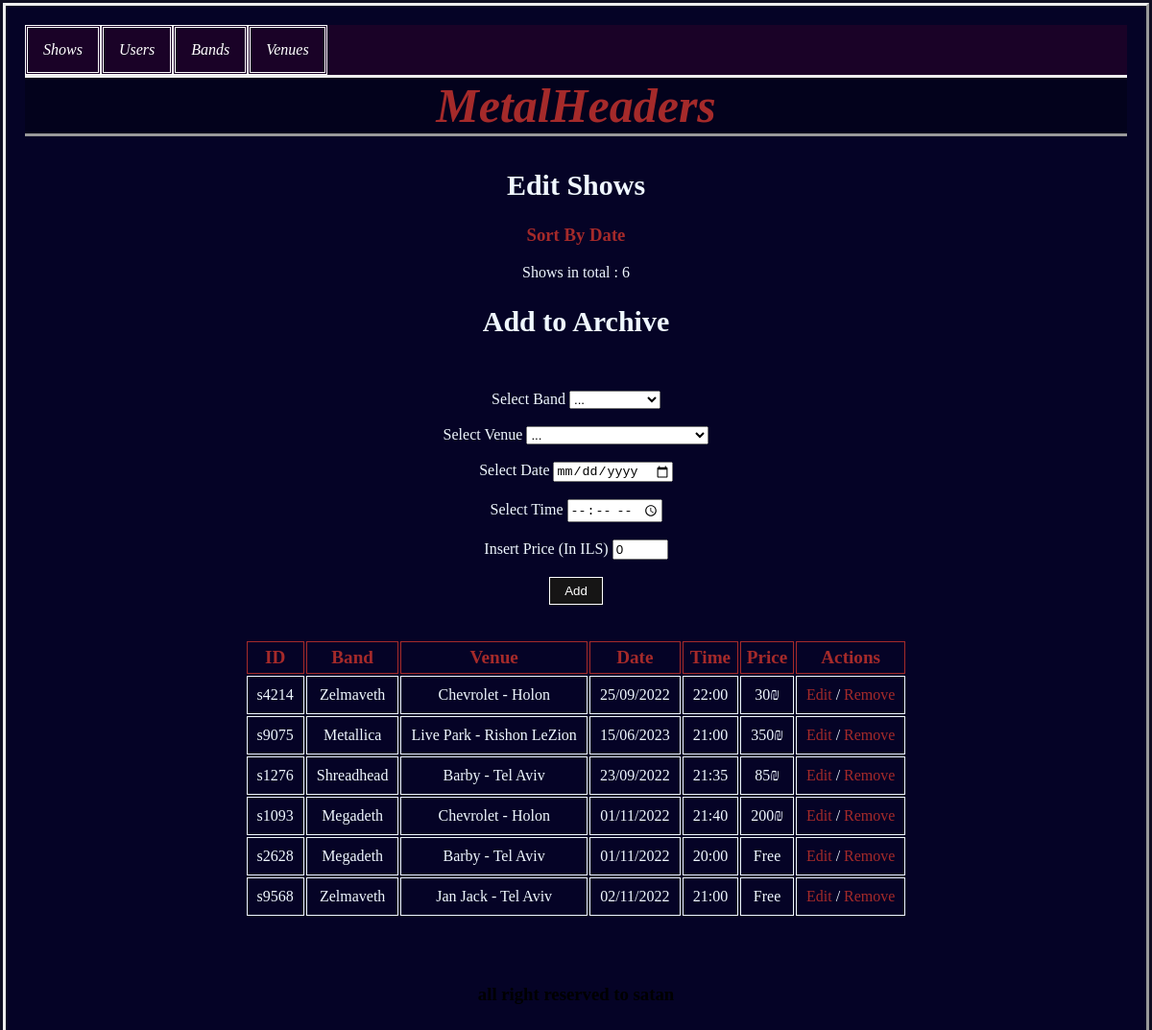
The page / on the database its author committed.
### tables this page shows
CREATE TABLE shows (id TEXT PRIMARY KEY, bands TEXT, venue TEXT, date TEXT, time TEXT, price INT);

### app.py (the view, shortened to what this page needs)
@app.route('/', methods = ['POST', 'GET'])
def index():
    bands = dal.band_objects()
    venues = dal.venue_objects()
    if request.method == 'GET':
        shows = dal.show_objects()
        amount = len(shows)
        return render_template('shows.html', bands = bands, venues = venues, shows = shows, amount = amount)

### db/dal.py (called while the page is built)
    def venue_objects(self):
        objects = []
        cur.execute('SELECT * FROM venues')
        res = cur.fetchall()
        res = list(res)
        for venue in res:
            venue = Venue(venue[1], venue[2], venue[0])
            objects.append(venue)
        return objects

    def band_objects(self):
        objects = []
        cur.execute('SELECT * FROM bands')
        res = cur.fetchall()
        res = list(res)
        for band in res:
            band = Band(band[1], band[0], band[2])
            objects.append(band)
        return objects

    def show_objects(self):
        objects = []
        cur.execute('SELECT * FROM shows')
        res = cur.fetchall()
        res = list(res)
        for show in res:
            show = Show(show[0], show[1], show[2], show[3], show[4], show[5])
            objects.append(show)
        return objects

### templates/shows.html (shortened to what this page needs)
{% extends 'base.html' %}
{% block page_title %}Edit Shows{% endblock %}
{% block body %}
<header>
<h3><a id="sort">Sort By Date</a></h3>
<p class="total">Shows in total : {{ amount }}</p>
<h2 class="arc">Add to Archive</h2>
</header>
<div class="center">
    <div class="form">
        <form method="POST">
            <label for="band">Select Band </label>
        <select name="band" id="band">
            <option value="" selected disabled hidden>...</option>
        </select>
        <br><br>
        <label for="venue">Select Venue </label>
        <select name="venue" id="venue">
            <option value="" selected disabled hidden>...</option>
        </select>
        <br><br>
        <label for="date">Select Date</label>
        <input type="date" name="date">
        <br><br>
        <label for="time">Select Time</label>
        <input type="time" name="time">
        <br><br>
        <label for="price">Insert Price (In ILS)</label>
        <input type="number" name="price" min="0" value="0" style="width: 50px;">
        <br><br>
        <input type="submit" value="Add">
        <br><br>
    </form>
    </div>
        <div class="list">
        <br>
    <table style="margin: auto; ">
        <tr>
            <th>ID</th><th>Band</th><th>Venue</th><th>Date</th><th>Time</th><th>Price</th><th>Actions</th>
        </tr>
        {% for show in shows %}
        <tr>
            <td>{{ show.id }}</td><td>{{ show.band }}</td><td>{{ show.venue }}</td><td>{{ show.date }}</td><td>{{ show.time }}</td><td class="price">{{ show.price }}₪</td><td><a href="/edit={{ show.id }}">Edit</a> / <a href="/remove={{ show.id }}">Remove</a></td>
        </tr>
        {% endfor %}
    </table>
 </div>
</div>
{% endblock %}

### static/main.css (style rules this page uses)
html { background-color: #030217f1; color: aliceblue; }
body { margin: 3px; padding: 20px; border-style: outset; font-family: 'Times New Roman'; background-color: #050327f1; }
header { text-align: center; }
header h2 { text-align: center; font-size: 30px; }
header h3 { text-align: center; }
div.center { margin: auto; text-align: center; padding: 50px; padding-top: 30px; }
table { text-align: center; }
th { text-align: center; font-size: larger; color: brown; padding: 5px; }
td { padding: 10px; }
th, td { border: 1px solid; }
a { color: brown; text-decoration: dotted; }
input[type = submit] { background-color: rgb(22, 21, 21); padding: 6px 15px; border: 1px solid; color: white; cursor: pointer; }

### rows shown on the page
shows: id "s4214", band "Zelmaveth", venue "Chevrolet - Holon", date "25/09/2022", time "22:00", price "30"
shows: id "s9075", band "Metallica", venue "Live Park - Rishon LeZion", date "15/06/2023", time "21:00", price "350"
shows: id "s1276", band "Shreadhead", venue "Barby - Tel Aviv", date "23/09/2022", time "21:35", price "85"
shows: id "s1093", band "Megadeth", venue "Chevrolet - Holon", date "01/11/2022", time "21:40", price "200"
shows: id "s2628", band "Megadeth", venue "Barby - Tel Aviv", date "01/11/2022", time "20:00"
shows: id "s9568", band "Zelmaveth", venue "Jan Jack - Tel Aviv", date "02/11/2022", time "21:00"

### other values the page prints
{{ amount }} "6"
